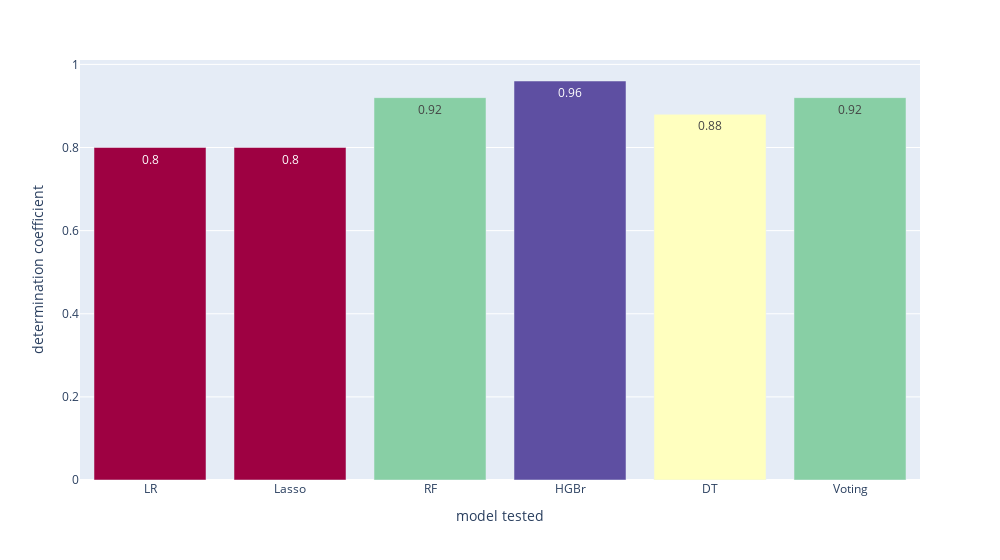

The notebook cell this image was saved under:
### Markdown cell above
## 2. Dashboard

### Code cell
# plot
ps = px.bar(x="simple_name", y = "Score", data_frame=desc.loc[desc["Target"] == "Basal Area (m2 / ha)",:],
             labels={"simple_name":"model tested", "Score":"determination coefficient"},
             hover_data=['Score'], color='Score', color_continuous_scale='Spectral',
             text_auto=True, width=1000)
ps.update_coloraxes(showscale=False)
ps.update(layout_showlegend=False)
ps.show()

### Figure 1 — Plotly figure (JSON) as saved in the notebook; plotly's stock layout.template omitted (floating-point values rounded to 4 significant figures)
{"data": [{"alignmentgroup": "True", "hovertemplate": "model tested=%{x}<br>determination coefficient=%{marker.color}<extra></extra>", "legendgroup": "", "marker": {"color": [0.8, 0.8, 0.92, 0.96, 0.88, 0.92], "coloraxis": "coloraxis", "pattern": {"shape": ""}}, "name": "", "offsetgroup": "", "orientation": "v", "showlegend": false, "textposition": "auto", "texttemplate": "%{y}", "type": "bar", "x": ["LR", "Lasso", "RF", "HGBr", "DT", "Voting"], "xaxis": "x", "y": [0.8, 0.8, 0.92, 0.96, 0.88, 0.92], "yaxis": "y"}], "layout": {"barmode": "relative", "coloraxis": {"colorbar": {"title": {"text": "determination coefficient"}}, "colorscale": [[0, "rgb(158,1,66)"], [0.1, "rgb(213,62,79)"], [0.2, "rgb(244,109,67)"], [0.3, "rgb(253,174,97)"], [0.4, "rgb(254,224,139)"], [0.5, "rgb(255,255,191)"], [0.6, "rgb(230,245,152)"], [0.7, "rgb(171,221,164)"], [0.8, "rgb(102,194,165)"], [0.9, "rgb(50,136,189)"], [1, "rgb(94,79,162)"]], "showscale": false}, "legend": {"tracegroupgap": 0}, "margin": {"t": 60}, "showlegend": false, "width": 1000, "xaxis": {"anchor": "y", "domain": [0, 1], "title": {"text": "model tested"}}, "yaxis": {"anchor": "x", "domain": [0, 1], "title": {"text": "determination coefficient"}}}}
